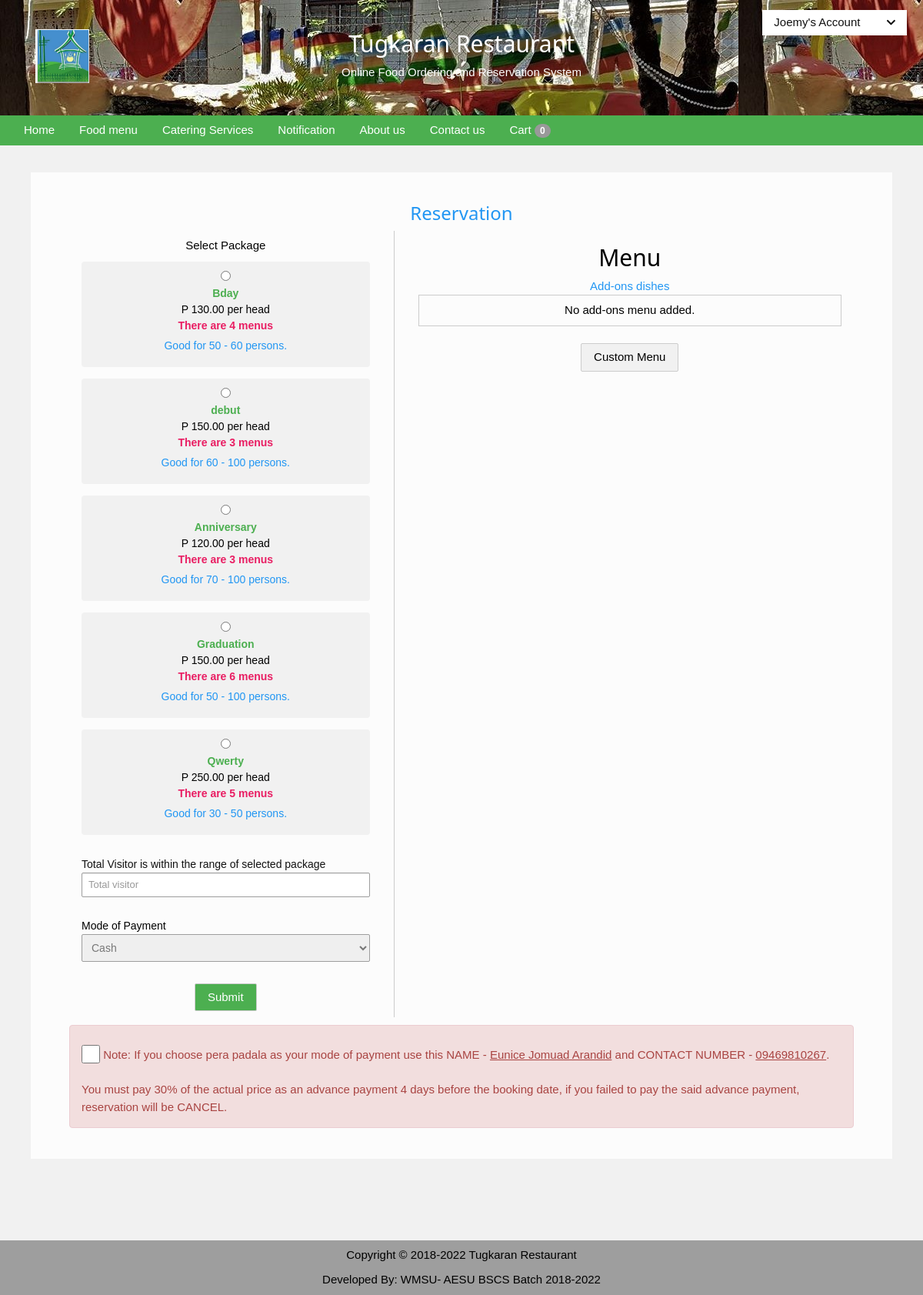
The app's page /make-reservation2.php (signed in) with its own data.
### tables this page shows
CREATE TABLE `users` (
  `id` int(122) NOT NULL,
  `firstname` text NOT NULL,
  `lastname` text NOT NULL,
  `gender` text NOT NULL,
  `address` varchar(112) NOT NULL,
  `contact` varchar(12) NOT NULL,
  `dateadded` date NOT NULL,
  `email` varchar(122) NOT NULL,
  `username` varchar(122) NOT NULL,
  `password` varchar(122) NOT NULL,
  `token` varchar(122) NOT NULL
);

CREATE TABLE `catering` (
  `cater_id` int(122) NOT NULL,
  `event_name` text NOT NULL,
  `price` int(122) NOT NULL,
  `PMin` int(122) NOT NULL,
  `PMax` int(122) NOT NULL
);

CREATE TABLE `downpayment` (
  `d_id` int(122) NOT NULL,
  `d_price` float NOT NULL
);

### make-reservation2.php (the view, shortened to what this page needs)
<?php
include "includes/connect.php";
$k = mysqli_query($conn,"SELECT * FROM tbl_admin where position = 'administrator' ");
$kk = mysqli_fetch_array($k);
$p = mysqli_query($conn,"SELECT * FROM downpayment");
$pp = mysqli_fetch_array($p);
$rid = $_GET['id'];
?>
<!DOCTYPE html>
<html>
<head>
  <?php include 'includes/links.php'; ?>
  <link rel="stylesheet" href="stylesheet/style0.css">
  <link rel="stylesheet" type="text/css" href="includes/icon/css/all.min.css">
  <link rel="stylesheet" type="text/css" href="admin/css/w3.css">
</head>
<body class="w3-light-grey">
<?php include 'includes/header.php';
?>
<div class="container w3-light-grey w3-margin-bottom">
  <div>
    <div class="row w3-center" id="rowsss"  style="margin:10px;">
        <div class="right-fixed green" style="background:#fcfcfc;margin-bottom:80px">
      <div style="background:#fcfcfc; margin-top:5px;margin-bottom:15px;padding: 30px 50px 30px 50px">
          <h3 class="w3-text-blue">Reservation</h3>
          <form action="" method="post" style="margin:0 auto">
            <div class="row">
            <div class="col-md-5 w3-border-right">
              <div class="w3-padding">
                Select Package
                <?php
                $r = mysqli_query($conn,"SELECT * FROM catering");
                while ($rr = mysqli_fetch_array($r)) {
                $f = mysqli_query($conn,"SELECT COUNT(cater_id) AS d from catering_details where cater_id = '".$rr['cater_id']."' ");
                $ff = mysqli_fetch_array($f);
                  ?>
                  <label class="w3-light-grey w3-padding w3-center w3-round w3-btn" style="margin-top:10px">
                    <input type="radio" name="package" value="<?php echo $rr['cater_id'] ?>" required class="cater_id" id="<?php echo $rr['cater_id'] ?>" required> <br>
                    <b class="w3-text-green"><?php echo $rr['event_name']; ?></b> <br>
                    P <?php echo number_format($rr['price'],2) ?> per head <br>
                    <b class="w3-text-pink"> There are <?php echo $ff['d'] ?> menus </b>
                    <p style="margin-top:5px" class="w3-text-blue">Good for <?php echo $rr['PMin'] ?> - <?php echo $rr['PMax'] ?> persons.</p>
                </label>
                <?php
                }
                ?>
                <br><br>
                <label>
                  <span style="font-size:14px;color:#111">
                    Total Visitor is within the range of selected package
                  </span>
                  <input type="number" name="totalVisit" placeholder="Total visitor" class="w3-input form-control w3-border w3-border-grey w3-round-small" required>
                </label> <br><br>
                <label>
                  <span class="w3-text-black">
                    Mode of Payment
                  </span>
                  <select class="w3-input w3-border w3-border-grey w3-round-small" name="modePayment">
                    <option>Cash</option>
                  </select>
                </label> <br><br>
                <button class="w3-btn w3-round-small w3-green w3-border" name="submit2">Submit</button>
                <br>
              </div>
            </div>
            <div class="col-md-7">
              <div class="w3-padding">
                <div class="w3-center">
                  <h2 class="caterddddd">Menu</h2>
                  <a href="add_ons.php?q=<?php echo $rid ?>" class="w3-text-blue">Add-ons dishes</a> <br>
                </div>
                <div class="w3-center w3-border w3-padding">
                  <?php
                  $d = mysqli_query($conn,"SELECT add_ons.food_qty, add_ons.food_id, food_menu.food_name, food_menu.price from add_ons inner join food_menu where add_ons.r_id='$rid' and add_ons.food_id=food_menu.food_id ");
                  $o=0;
                  if (mysqli_num_rows($d) > 0) {
                    while ($dd = mysqli_fetch_array($d)) {
                      $o += $dd['food_qty'] * $dd['price'];
                     ?>
                    <?php echo $dd['food_name']. ' ('.$dd['food_qty'].')(P '.number_format($dd['price'],2).') <span class="w3-text-blue">|</span>' ?>
                  <?php
                    }
                    echo "<b><br>Total: P ". number_format($o,2)."</b>";
                  } else {
                    echo "No add-ons menu added.";
                  }
                  ?>
                </div> <br>
                <div>
                  <div class="w3-center"><button type='button' class='w3-btn w3-round-small w3-light-grey w3-border w3-center custom'>Custom Menu</button> <br>
                    <span class="w3-text-red messs"></span></div><br>
                </div>
              </div>
            </div>
          </div>
          <div class="alert alert-danger" style="margin:10px auto;text-align:left; width:100%">
            <input type="checkbox" required class="w3-check">
            Note: If you choose pera padala as your mode of payment use this NAME - <span style="text-decoration:underline;"><?php echo $kk['Name'] ?></span> and CONTACT NUMBER - <span style="text-decoration:underline;"><?php echo $kk['contact'] ?></span>. <br><br> You must pay <?php echo $pp['d_price'] * 100 ?>% of the actual price as an advance payment 4 days before the booking date, if you failed to pay the said advance payment, reservation will be CANCEL.
          </div>
          </form>
              </div>
            </div>
          </div>
    </div>
  </div>
<?php include 'includes/footer.php' ?>
</body>
</html>

### includes/header.php (shortened to what this page needs)
<header class="container-fluid w3-center" style="color:#fff;background-image: url(food_images/others2.jpg); height:150px;padding:30px">
	<div class="w3-right w3-padding accounts" style="position: absolute;top:5px;right:5px;"">
		<ul>
			<?php
			if (isset($_SESSION['id_user'])) {
				$q = mysqli_query($conn,"SELECT * FROM users where id = '".$_SESSION['id_user']."' ");
				$qq = mysqli_fetch_array($q);
				?>
				<li><button id="account"><?php echo $qq['firstname']."'s " ?> Account <i class="fas fa-chevron-down"></i></button>
				</li>
			<?php
			} else { ?>
				<li style="float: left;margin-right:2px;"><a href="login.php"><button>Login</button></a></li>
				<li style="float: left;margin-right:2px;"><a href="signup.php"><button>Sign up</button></a></li>
			<?php
			}
			?>
		</ul>
	</div>
	<div class="w3-left w3-padding">
		<img src="images/logo.png" style="width:70px;height:70px;">
	</div>
	<div class="w3-center" style="width:500px;margin:0 auto;">
		<h2>Tugkaran Restaurant</h2>
		<p>Online Food Ordering and Reservation System</p>
	</div>
</header>
<nav class="container-fluid w3-green" style="margin-bottom:20px">
	<ul class="w3-navbar nav-topp" style="margin:0 auto">
		<li><a href="index.php" class="actives w3-hover-blue">Home</a></li>
		<li><a href="menu.php" class="actives w3-hover-blue">Food menu</a></li>
		<li><a href="services.php" class="actives w3-hover-blue">Catering Services</a></li>
		<?php if (isset($_SESSION['id_user'])) { ?>
		<li><a href="notification.php" class="actives w3-hover-blue">Notification </a></li>
		<?php } ?>
		<li><a href="about-us.php" class="actives w3-hover-blue">About us</a></li>
		<li><a href="contact-us.php" class="actives w3-hover-blue">Contact us</a></li>
		<li><a href="cart.php" class="actives w3-hover-blue">Cart <span class="badge"><?php if (!empty($_SESSION['shopping_cart'])) {echo count($_SESSION['shopping_cart']);} else {echo 0;}?></span></a></li>
	</ul>
</nav>

### stylesheet/style0.css (style rules this page uses)
* { font-family:sans-serif, verdana; box-sizing: border-box; margin:0; padding:0; }
body { background-color:#f3f3f3; }
#account i { font-size:13px; margin-left:10px; }
form label { color:#777; font-weight: normal; font-size:14px; }
a { text-decoration: none; }
.accounts ul { list-style: none; }
.accounts ul li button { width:100%; border:0; padding:5px 15px; background-color:#fff; color:#111; }
.accounts ul li button i { font-size:13px; padding-left:20px; }

### make-reservation2.php (style rules this page uses)
label { width:100%; text-align: left; }

### records on screen
users: firstname "Joemy"
catering: event_name "Bday", price "130.00", d "4", PMin "50", PMax "60"
catering: event_name "debut", price "150.00", d "3", PMin "60", PMax "100"
catering: event_name "Anniversary", price "120.00", d "3", PMin "70", PMax "100"
catering: event_name "Graduation", price "150.00", d "6", PMin "50", PMax "100"
catering: event_name "Qwerty", price "250.00", d "5", PMin "30", PMax "50"
downpayment: $pp['d_price']*100 "30"

### other values on screen
$kk['Name'] "Eunice Jomuad Arandid"
$kk['contact'] "09469810267"
